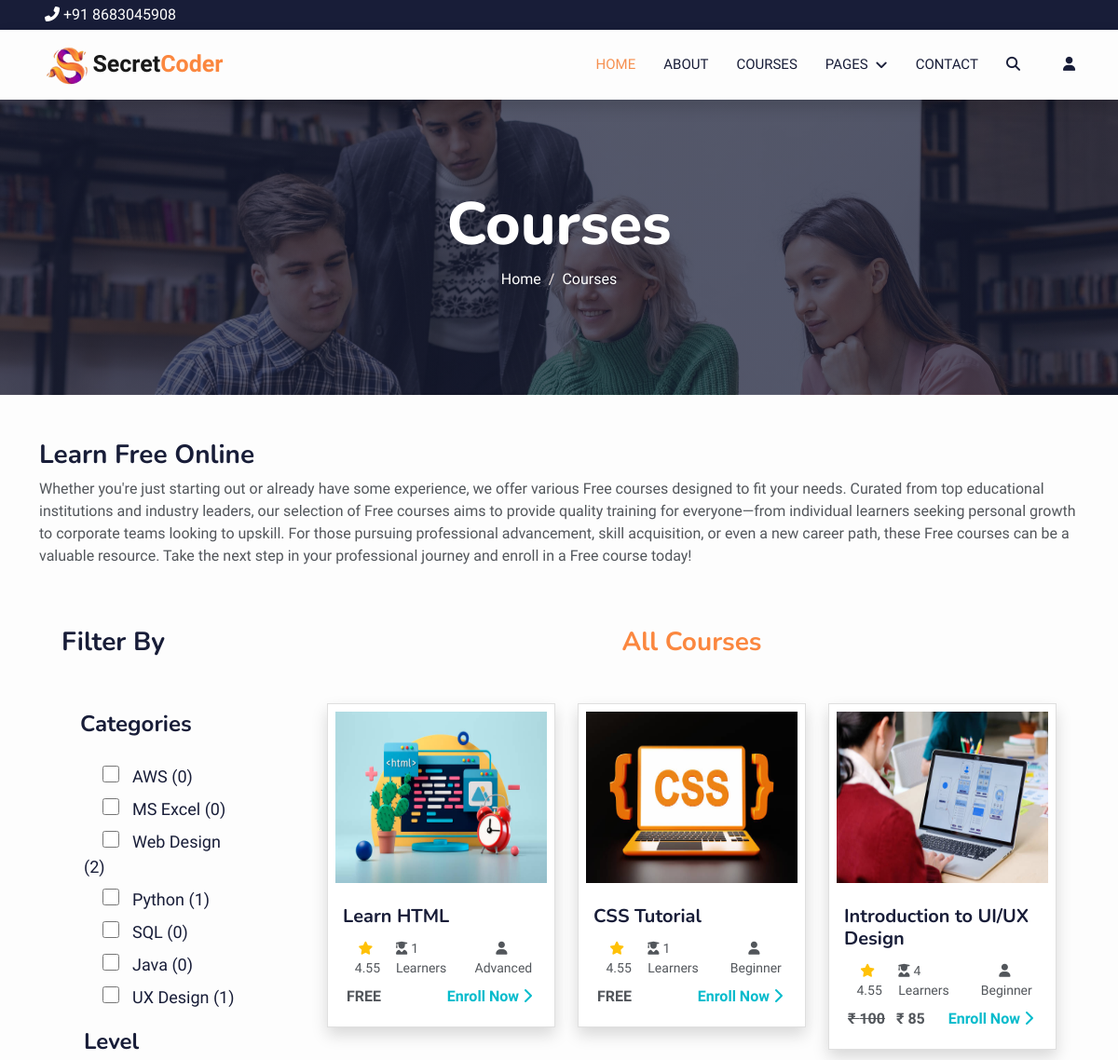
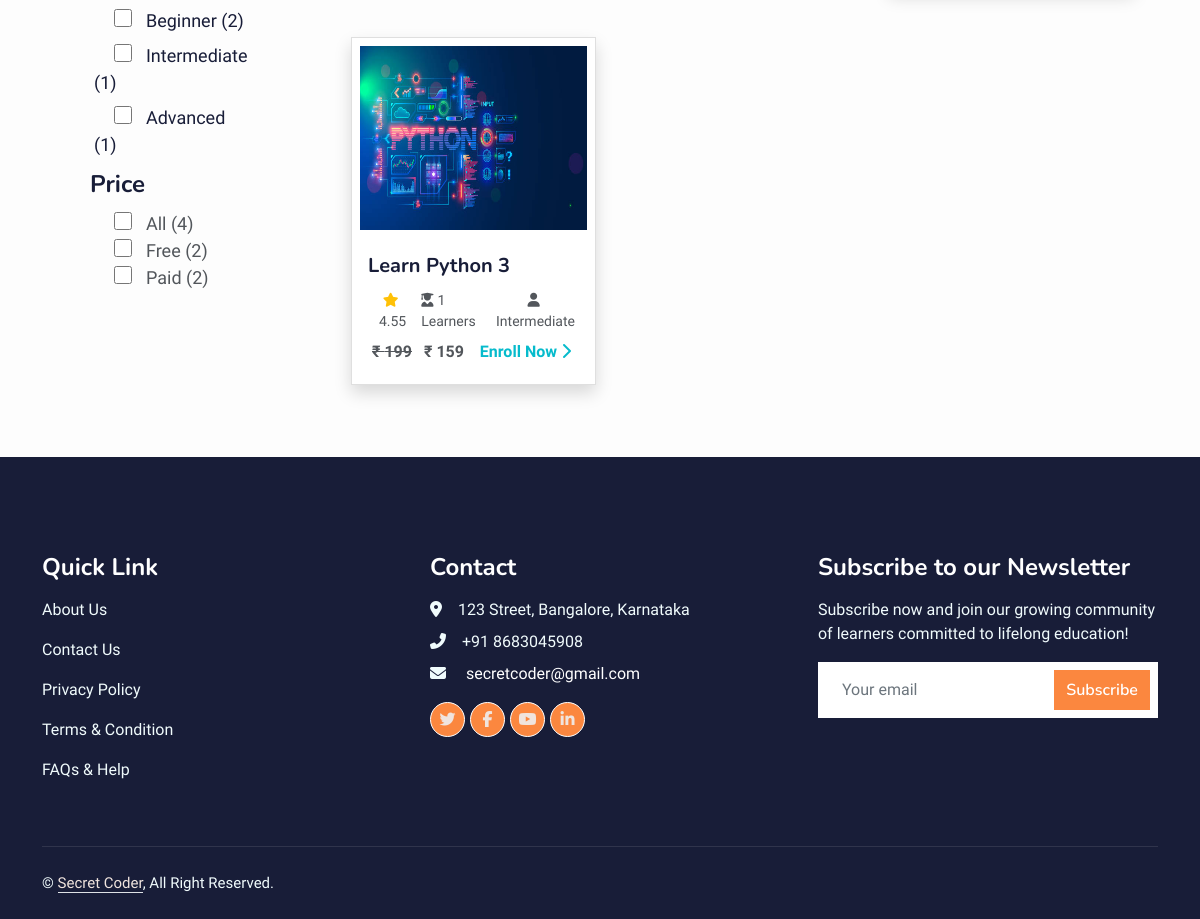
Screenshot of /courses with the database file from the repository (2 pictures, top to bottom).
### coder/models.py (models this page shows, shortened)
class Categories(models.Model):
    icon = models.CharField(max_length=200, null=True)
    name = models.CharField(max_length=200)
    def get_all_category(self):
        return Categories.objects.all().order_by('id')

class Level(models.Model):
    name = models.CharField(max_length=100)
    def __str__(self):
        return self.name

class Course(models.Model):
    STATUS = (
        ('PUBLISH', 'PUBLISH'),
        ('DRAFT', 'DRAFT'),
    )
    featured_image = models.ImageField(
        upload_to="Media/featured_img", null=True)
    featured_video = models.CharField(max_length=300, null=True)
    title = models.CharField(max_length=500)
    created_at = models.DateField(auto_now_add=True)
    author = models.ForeignKey(Author, on_delete=models.CASCADE, null=True)
    category = models.ForeignKey(Categories, on_delete=models.CASCADE)
    level = models.ForeignKey(Level, on_delete=models.CASCADE, null=True)
    description = models.TextField()
    short_desc = models.TextField(null=True)
    price = models.IntegerField(null=True, default=0)
    discount = models.IntegerField(null=True)
    language = models.ForeignKey(Language, on_delete=models.CASCADE, null=True)
    deadline = models.CharField(max_length=200, null=True)
    slug = models.SlugField(default='', max_length=500, null=True, blank=True)
    status = models.CharField(choices=STATUS, max_length=100, null=True)
    certificate = models.CharField(null=True, max_length=100)
    def get_absolute_url(self):
        from django.urls import reverse
        return reverse('course_details', kwargs={'slug': self.slug})

### secretcoder/views.py (the view)
# urls.py: path('courses', views.courses, name='courses'),
def courses(request):
    category = Categories.get_all_category(Categories)
    level = Level.objects.all()
    course = Course.objects.all()
    Free_Course_count = Course.objects.filter(price=0).count()
    Paid_Course_count = Course.objects.filter(price__gte=1).count()
    context = {
        'category': category,
        'level': level,
        'course': course,
        'Free_Course_count': Free_Course_count,
        'Paid_Course_count': Paid_Course_count,
    }
    return render(request, 'main/courses.html', context)

### templates/main/courses.html (shortened to what this page needs)
{% extends 'base.html' %}
{% load static %}
{% load course_tags %}
{% block content %}
<div class="container-fluid bg-primary py-5 mb-5 page-header">
    <div class="container py-5">
        <div class="row justify-content-center">
            <div class="col-lg-10 text-center">
                <h1 class="display-3 text-white animated slideInDown">Courses</h1>
                <nav aria-label="breadcrumb">
                    <ol class="breadcrumb justify-content-center">
                        <li class="breadcrumb-item"><a class="text-white" href="">Home</a></li>
                        <li class="breadcrumb-item text-white active" aria-current="page">Courses</li>
                    </ol>
                </nav>
            </div>
        </div>
    </div>
</div>
<div class="container-xxl">
    <div class="container">
        <div class="row">
            <div class="col-lg-12">
                <div class="wow fadeInUp" data-wow-delay="0.3s">
                    <h3>Learn Free Online</h3>
                    <p>Whether you're just starting out or already have some experience, we offer various Free courses
                        designed to fit your needs. Curated from top educational institutions and industry leaders, our
                        selection of Free courses aims to provide quality training for everyone—from individual learners
                        seeking personal growth to corporate teams looking to upskill. For those pursuing professional
                        advancement, skill acquisition, or even a new career path, these Free courses can be a valuable
                        resource. Take the next step in your professional journey and enroll in a Free course today!</p>
                </div>
            </div>
        </div>
    </div>
</div>
<div class="container-xxl">
    <div class="container">
        <div class="row mt-5">
            <div class="col-lg-3 col-md-12 col-sm-12 wow fadeInUp d-none d-sm-none d-md-none d-lg-block"
                data-wow-delay="0.1s">
                <div class="container-xxl">
                    <h3 class="mb-5">Filter By</h3>
                    <div class="container">
                        <div class="row">
                            <div class="col-lg-12 col-md-6 col-sm-12 p-2">
                                <h4 class="mb-4">Categories</h4>
                                {% for i in category %}
                                <div class="check p-1">
                                    <input type="checkbox" class="custom-control-input filter-checkbox p-4"
                                        id="category-{{i.id}}" data-filter="category" value="{{i.id}}"
                                        style="height: 18px; width: 18px; margin-left: 20px;">
                                    <span class="" style="font-size: 18px; margin-left: 10px;">
                                        <a href="" class="text-dark text-center" style="cursor: default;"> {{i.name}}
                                            ({{i.course_set.all.count}})</a>
                                    </span><br>
                                </div>
                                {% endfor%}
                            </div>
                            <div class="col-lg-12 col-md-6 col-sm-12">
                                <h4 class="mb-2 mt-2">Level</h4>
                                {% for i in level %}
                                <div class="check p-1">
                                    <input type="checkbox" class="custom-control-input filter-checkbox"
                                        id="level-{{i.id}}" value="{{i.id}}" data-filter="level"
                                        style="height: 18px; width: 18px; margin-left: 20px;">
                                    <span class="" style="font-size: 18px; margin-left: 10px;">
                                        <a href="" class="text-dark text-center" style="cursor: default;"> {{i.name}}
                                            ({{i.course_set.all.count}})</a>
                                    </span><br>
                                </div>
                                {% endfor%}
                            </div>
                            <div class="col-lg-12 col-md-6 col-sm-12">
                                <h4 class="mb-2 mt-2">Price</h4>
                                <div class="check p-1">
                                    <input type="checkbox" id="price-1" name="customRadio"
                                        class="custom-control-input filter-checkbox" value="priceall"
                                        data-filter="price" style="height: 18px; width: 18px; margin-left: 20px;">
                                    <span class="custom-control-label font-size-base" for="price-1"
                                        style="font-size: 18px; margin-left: 10px;">All
                                        ({{course.all.count}})</span><br>
                                    <input type="checkbox" id="price-2" name="customRadio"
                                        class="custom-control-input filter-checkbox" value="pricefree"
                                        data-filter="price" style="height: 18px; width: 18px; margin-left: 20px;">
                                    <span class="custom-control-label font-size-base" for="price-2"
                                        style="font-size: 18px; margin-left: 10px;">Free
                                        ({{Free_Course_count}})</span><br>
                                    <input type="checkbox" id="price-3" name="customRadio"
                                        class="custom-control-input filter-checkbox" value="pricepaid"
                                        data-filter="price" style="height: 18px; width: 18px; margin-left: 20px;">
                                    <span class="custom-control-label font-size-base" for="price-3"
                                        style="font-size: 18px; margin-left: 10px;">Paid
                                        ({{Paid_Course_count}})</span><br>
                                </div>
                            </div>
                        </div>
                    </div>
                </div>
            </div>
            <div class="col-lg-9 col-md-12 col-sm-12 wow fadeInUp overflow-auto" data-wow-delay="0.1s">
                <div class="container">
                    <div class="text-center wow fadeInUp" data-wow-delay="0.1s">
                        <h3 class="mb-5" style="color: #fb873f;">All Courses</h3>
                    </div>
                    <div class="row g-4" id="filteredCourse">
                        {% for i in course%}
                        <div class="col-12 col-md-6 col-xl-4 pb-4 pb-md-7" data-aos="fade-up" data-aos-delay="50"
                            >
                            <div class="card shadow">
                                <img src="/media/{{i.featured_image}}" class="card-img-top p-2" alt="..."
                                    style="height: 200px;">
                                <div class="card-body">
                                    <h5 class="card-title"><a href="{{i.get_absolute_url}}"
                                            class="text-dark">{{i.title}}</a></h5>
                                    <div class="d-flex">
                                        <small class="flex-fill text-center py-1 px-1"><i
                                                class="fa fa-star text-warning me-1"></i>
                                            4.55</small>
                                        <small class="flex-fill text-left py-1 px-1"><i
                                                class="fa fa-user-graduate me-1"></i>{{i.usercourse_set.all.count}}
                                            Learners</small>
                                        <small class="flex-fill text-center py-1 px-1"><i
                                                class="fa fa-user me-1"></i>{{i.level}}</small>
                                    </div>
                                    <div class="d-flex justify-content-between">
                                        {% if i.price == 0 %}
                                        <small class="py-1 px-1 fw-bold fs-6 text-center">FREE</small>
                                        {% else %}
                                        <small class="py-1 px-1 fw-bold fs-6 text-center"><del class="me-2">₹
                                                {{i.price}}</del> ₹ {% discount_calculation i.price i.discount %}</small>
                                        {% endif %}
                                        <small class=" text-primary py-1 px-1 fw-bold fs-6" style="float:right;"><a
                                                href="{{i.get_absolute_url}}">Enroll Now <i
                                                class="fa fa-chevron-right me-1 fs-10"></i></a></small>
                                    </div>
                                </div>
                            </div>
                        </div>
                        {% endfor %}
                    </div>
                </div>
            </div>
        </div>
    </div>
</div>
{% endblock %}

### rows the page displays
Categories: name "AWS", course_set.all.count "0"
Categories: name "MS Excel", course_set.all.count "0"
Categories: name "Web Design", course_set.all.count "2"
Categories: name "Python", course_set.all.count "1"
Categories: name "SQL", course_set.all.count "0"
Categories: name "Java", course_set.all.count "0"
Categories: name "UX Design", course_set.all.count "1"
Level: name "Beginner", course_set.all.count "2"
Level: name "Intermediate", course_set.all.count "1"
Level: name "Advanced", course_set.all.count "1"
Course: featured_image (picture), title "Learn HTML", usercourse_set.all.count "1", level "Advanced", price "FREE"
Course: featured_image (picture), title "CSS Tutorial", usercourse_set.all.count "1", level "Beginner", price "FREE"
Course: featured_image (picture), title "Introduction to UI/UX Design", usercourse_set.all.count "4", level "Beginner", price "100", price+discount "85"
Course: featured_image (picture), title "Learn Python 3", usercourse_set.all.count "1", level "Intermediate", price "199", price+discount "159"

### other values shown
{{ course.all.count }} "4"
{{ Free_Course_count }} "2"
{{ Paid_Course_count }} "2"
